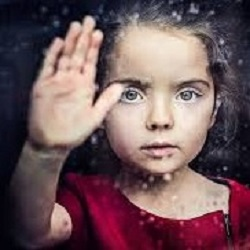
#> input picture images/child.jpg, 250 x 250 px
$ python flip.py
#> lines starting #> are read from the running program, lines starting #| are printed output that depends on the picture
import cv2
import matplotlib.pyplot as plt

img = cv2.imread("images/child.jpg")
#> img is the input picture: shape (250, 250, 3); mean B, G, R 90.6, 86.2, 111.6

img = cv2.cvtColor(img, cv2.COLOR_BGR2RGB) #Convert BGR to RGB
ax = plt.subplot(221)
plt.imshow(img)

img2 = cv2.flip(img, 2)
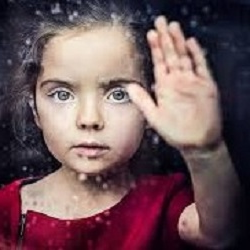
#> img2: shape (250, 250, 3); mean R, G, B 111.6, 86.2, 90.6
ax = plt.subplot(222)
plt.imshow(img2)

img3 = cv2.flip(img, 0)
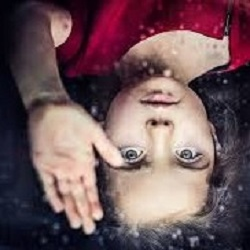
#> img3: shape (250, 250, 3); mean R, G, B 111.6, 86.2, 90.6
ax = plt.subplot(223)
plt.imshow(img3)

img4 = cv2.flip(img, -1)
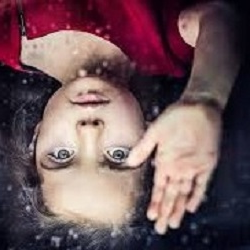
#> img4: shape (250, 250, 3); mean R, G, B 111.6, 86.2, 90.6
ax = plt.subplot(224)
plt.imshow(img4)

plt.show()
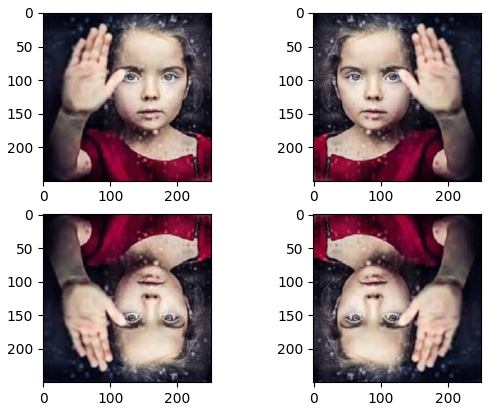
#> figure drawn by matplotlib, 4 panels

$ run again, with images/img1.jpg copied over images/child.jpg
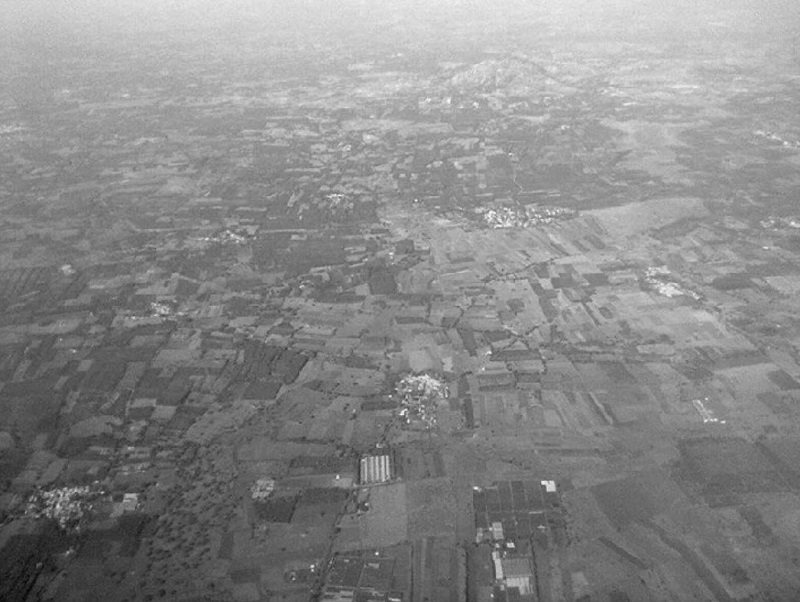
#> input picture images/img1.jpg, 800 x 602 px
#> img is the input picture: shape (602, 800, 3); min 0, max 251, mean 136.7
#> `img4 = cv2.flip(img, -1)`:
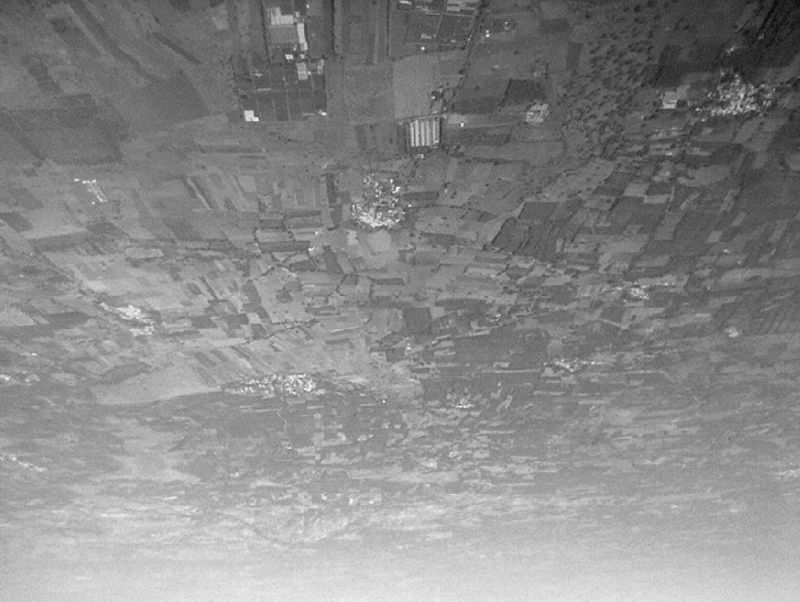
#> img4: shape (602, 800, 3); min 0, max 251, mean 136.7
#> `plt.show()`:
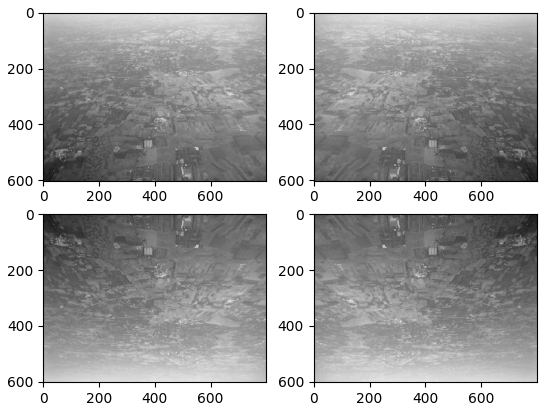
#> figure drawn by matplotlib, 4 panels
